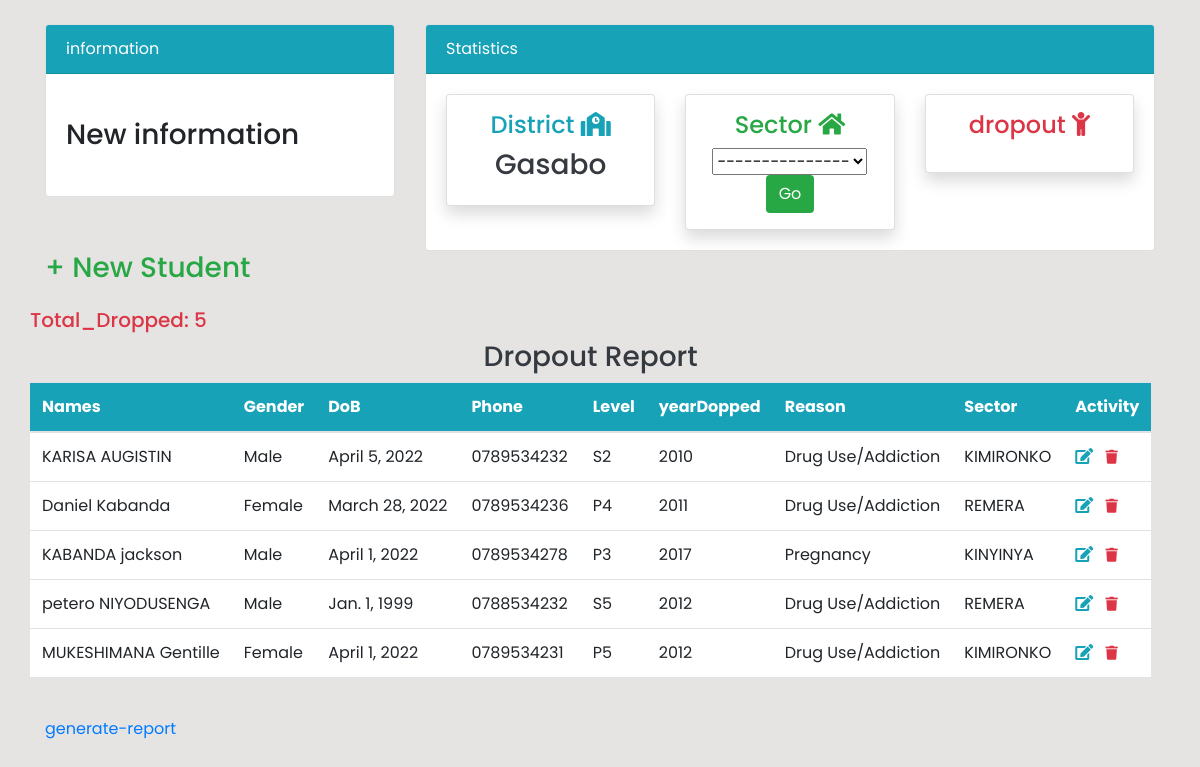
/student-list/, run on the app's committed database.
### base/models.py (models this page shows, shortened)
class Student(models.Model):
    Full_name = models.CharField(max_length=80)
    gender = models.CharField(
        max_length=6, choices=Gender, default='Male', null=False)
    DoB = models.DateField()
    phone_number = models.CharField(max_length=15, unique=True)
    levelofEducation = models.CharField(
        max_length=4, choices=levelOfeducation, null=False)
    yearDropped = models.CharField(
        max_length=6, choices=YearDropped, null=True)
    district = models.ForeignKey(
        District, on_delete=models.CASCADE, null=False)
    sector = models.ForeignKey(
        Sector, on_delete=models.CASCADE, null=False)
    reason = models.CharField(max_length=200, choices=reason, null=False)
    class Meta:
        db_table='student'

class Sector(models.Model):
    district = models.ForeignKey(District, on_delete=models.CASCADE)
    s_name = models.CharField(max_length=20)
    class Meta:
        db_table='sector'

### user/views.py (the view)
# urls.py: path('student-list/', views.studentList, name="student-list"),
def studentList(request):
    students = Student.objects.all()
    student_count = students.count()
    context = {'students': students, 'student_count': student_count}
    return render(request, 'dashboard/student.html', context)

### templates/dashboard/student.html (shortened to what this page needs)
{% extends 'layouts/main.html' %}
{% block content %}
{% include 'layouts/topside.html' %}
<div class="container">
    <h3 ><a class="text-success text-decoration-none"href="{% url 'student-registration' %}"> + New Student</a></h3>
  <div class="row my-4">
      <div class="col-md-16">
  <table class="table bg-white">
    <h5 class="text-danger">Total_Dropped: {{student_count}}</h5>
    <h3 class="text-dark text-center">Dropout Report</h3>
    <thead class="bg-info text-white">
      <tr>
        <th scope="col">Names</th>
        <th scope="col">Gender</th>
        <th scope="col">DoB</th>
        <th scope="col">Phone</th>
        <th scope="col">Level</th>
        <th scope="col">yearDopped</th>
        <th scope="col">Reason</th>
        <th scope="col">Sector</th>
        <th scope="col">Activity</th>
      </tr>
    </thead>
    <tbody>
     {% for student in students %}
      <tr>
        <td>{{ student.Full_name }}</td>
        <td>{{student.gender}}</td>
        <td>{{student.DoB}}</td>
        <td>{{student.phone_number}}</td>
        <td>{{student.levelofEducation}}</td>
        <td>{{student.yearDropped}}</td>
        <td>{{student.reason}}</td>
        <td>{{student.sector.s_name}}</td>
        <td>
          <a class="text-decoration-none text-info" href="{% url 'edit-student' student.id %}"><i class="fa fa-edit"></i></a>
          <a class="text-decoration-none text-danger btn-sm rounded-0" href="{% url 'delete-student' student.id %}"><i class="fa fa-trash"></i></a>
        </td>
      </tr>
      {% endfor %}
    </tbody>
  </table>
  </div>
</div>
<a class="text-decoration-none" href="{% url 'report2' %}">generate-report</a>
</div>
{% endblock content %}

### templates/layouts/main.html (shortened to what this page needs)
{% load static %}
<!DOCTYPE html>
<html lang="en">
  <head>
    <link rel="stylesheet" href="//code.jquery.com/ui/1.13.1/themes/base/jquery-ui.css">
    <link rel='stylesheet' href='https://cdn.jsdelivr.net/npm/sweetalert2@10.10.1/dist/sweetalert2.min.css'>
    <link rel="stylesheet" href="https://cdnjs.cloudflare.com/ajax/libs/font-awesome/5.15.1/css/all.min.css" />
    <link
      rel="stylesheet"
      href="https://use.fontawesome.com/releases/v5.15.4/css/all.css"
    />
    <link rel="stylesheet" href="https://cdnjs.cloudflare.com/ajax/libs/font-awesome/5.15.1/css/all.min.css" />
    <link
      rel="stylesheet"
      href="https://cdn.jsdelivr.net/npm/bootstrap@4.6.1/dist/css/bootstrap.min.css"
    />
    <link rel="stylesheet" href="{% static 'css/style.css' %}" />
    <link rel="stylesheet" href="{% static 'css/style2.css' %}" />
  </head>
  <body>
     {% block content %}
      {% endblock content%}
  </body>
</html>

### templates/layouts/topside.html (shortened to what this page needs)
{% block content %}
<div class="container">
    <div class="row mt-4">
      <div class="col-md-4">
        <div class="card">
          <div class="card-header bg-info text-white">information</div>
          <div class="card-body">
            <marquee behavior="" direction="">
              <h3 class="my-4">New information</h3>
            </marquee>
          </div>
        </div>
      </div>
      <div class="col-md-8">
        <div class="card">
          <div class="card-header bg-info text-white">Statistics</div>
          <div class="card-body">
            <div class="row">
              <div class="col-md-4">
                <a class="text-decoration-none text-dark" href="{% url 'admin-dashboard' %}">
                  <div class="card my-card shadow text-center p-3">
                    <h4 class="text-info">District <i class="fas fa-school"></i></h4>
                    <h3>Gasabo</h3>
                  </div>
                </a>
              </div>
              <div class="col-md-4">
                  <div class="card my-card shadow text-center p-3">
                    <h4 class="text-success">Sector <i class="fas fa-home"></i></h4>
                    <form action="{% url 'sectors' %}" method="GET">
                    <select name="sectors">
                      <option class="form-control" >---------------</option>
                    </select>
                    <br>
                    <input class="btn btn bg-success text-white" type="submit" value="Go">
                   </form>
                  </div>
              </div>
              <div class="col-md-4">
                <a class="text-decoration-none text-dark" href="{% url 'student-list' %}">
                  <div class="card my-card shadow text-center p-3">
                    <h4 class="text-danger">dropout <i class="fas fa-child"></i></h4>
                  </div>
                </a>
              </div>
            </div>
          </div>
        </div>
      </div>
    </div>
  </div>
  {% endblock content %}

### static/css/style.css (style rules this page uses)
body { background: rgb(230,227,227); }

### static/css/style2.css (style rules this page uses)
:root { --main-color: #ff5f2f; --color-dark: #1d2231; --text-gray: #8390a2; --white: #fff; --sidebar-color: #252631; --sidebar-active: #444bf8; --sidebar-active-hover: #50505a; --border-color: #ccc; --main-background: #f1f5f9; --sidebar-width: 345px; --sidebar-width-check: 100px; --box-shadow: 2px 2px 5px rgba(0, 0, 0, 0.2); }
* { padding: 0; margin: 0; box-sizing: border-box; list-style: none; text-decoration: none; }
body { font-family: 'Poppins', sans-serif; }

### data on the page
Student: Full_name "KARISA AUGISTIN", gender "Male", DoB "April 5, 2022", phone_number "0789534232", levelofEducation "S2", yearDropped "2010", reason "Drug Use/Addiction", sector.s_name "KIMIRONKO"
Student: Full_name "Daniel Kabanda", gender "Female", DoB "March 28, 2022", phone_number "0789534236", levelofEducation "P4", yearDropped "2011", reason "Drug Use/Addiction", sector.s_name "REMERA"
Student: Full_name "KABANDA jackson", gender "Male", DoB "April 1, 2022", phone_number "0789534278", levelofEducation "P3", yearDropped "2017", reason "Pregnancy", sector.s_name "KINYINYA"
Student: Full_name "petero NIYODUSENGA", gender "Male", DoB "Jan. 1, 1999", phone_number "0788534232", levelofEducation "S5", yearDropped "2012", reason "Drug Use/Addiction", sector.s_name "REMERA"
Student: Full_name "MUKESHIMANA Gentille", gender "Female", DoB "April 1, 2022", phone_number "0789534231", levelofEducation "P5", yearDropped "2012", reason "Drug Use/Addiction", sector.s_name "KIMIRONKO"

### other printed values
{{ student_count }} "5"
